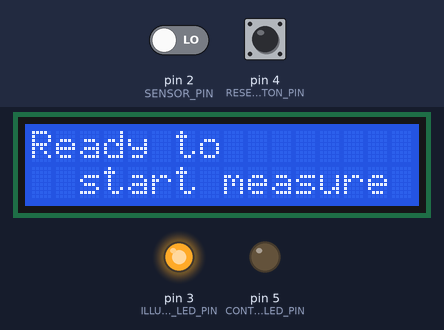
The sketch below on a simulated Arduino Uno, built with avr-gcc and run on an emulated ATmega328P. On the bench: 16×2 character LCD, output pins drawn as LEDs (lit = HIGH). The test bench sets the inputs (shaded band); at power-on: pin 2 (SENSOR_PIN) LOW, pin 4 (RESET_BUTTON_PIN) LOW. What the sketch prints to the serial monitor is not drawn.

Above: at 1.4 s.
1.5 s: pin 2 (SENSOR_PIN) driven HIGH
At 1.8 s:
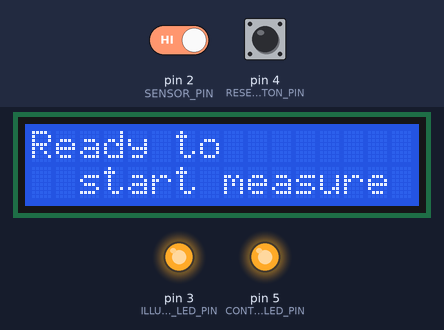
3.0 s: pin 2 (SENSOR_PIN) driven LOW
At 4.1 s:
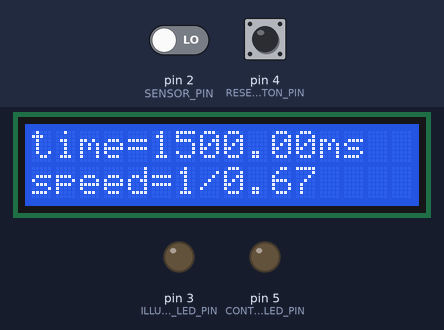
Timing chart, 0 to 6.0 s (numbered marks = the images above; inputs shaded):
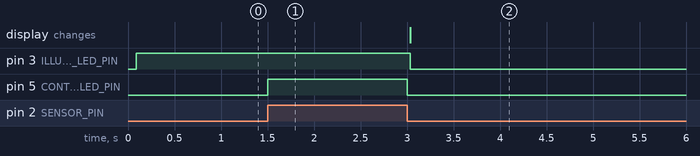

Measured:
- after the input at 1.5 s, pin 5 (CONTROL_LED_PIN): LOW → HIGH at once
- after the input at 3.0 s, pin 3 (ILLUMINATION_LED_PIN), pin 5 (CONTROL_LED_PIN): HIGH → LOW at once; the display: changes at once (image 2)

The sketch:

LCDDisplay.ino
```cpp
// (licence header left out)
#include <LiquidCrystal_I2C.h>
#include <util/atomic.h> // this library includes the ATOMIC_BLOCK macro.

//#define DEBUG
#define PERF_DEBUG

const char *version = "1.0.0";

const byte SENSOR_PIN = 2;
const byte ILLUMINATION_LED_PIN = 3;
const byte RESET_BUTTON_PIN = 4;
const byte CONTROL_LED_PIN = 5;

const byte ON = 1;
const byte OFF = 0;

// These variables are manipulated by the interrupt callback used to read the value
const byte NOTHING = 0;
const byte OPENING = 1;
const byte CLOSING = 2;
volatile byte event_type = 0;
volatile bool measure_is_open = false;
volatile unsigned long  duration = 0;

const byte READY_STATE = 0;
const byte SHUTTER_OPEN_STATE = 1;
const byte DISPLAY_STATE = 2;
byte current_state = READY_STATE;

// control LED lev (over 255)
const int control_led_level = 255;

LiquidCrystal_I2C lcd(0x3f,16,2);  // set the LCD address to 0x3f for a 16 chars and 2 lines display
                                   // the I2C address value has to be determined using an I2C scanner

void setup() {
    Serial.begin(9600);
    pinMode(SENSOR_PIN, INPUT);
    pinMode(ILLUMINATION_LED_PIN, OUTPUT);
    pinMode(RESET_BUTTON_PIN, INPUT);
    pinMode(CONTROL_LED_PIN, OUTPUT);
    attachInterrupt(digitalPinToInterrupt(SENSOR_PIN), shutter_cb,  CHANGE);
    Serial.println("Shutter speed tester");
    Serial.print("Version ");
    Serial.println(version);

    // Init LCD
    lcd.init();                      // initialize the lcd
    lcd.backlight();
    lcd.noCursor();
    lcdDisplayReady();

    // Light ON
    digitalWrite(ILLUMINATION_LED_PIN, ON);
    digitalWrite(CONTROL_LED_PIN, OFF);
    Serial.println("Ready to start measure");
    delay(200);
    event_type = NOTHING; // Clear the events induced by the light switch
    measure_is_open = true;
}

void loop() {
    if(current_state == READY_STATE) {
      if(event_type == OPENING || digitalRead(SENSOR_PIN) == ON) {
        // Entering the Shutter Open State
        // digitalWrite(CONTROL_LED_PIN, ON); // light on the control led
        analogWrite(CONTROL_LED_PIN, control_led_level);
        event_type = NOTHING; // Ok, taken into account
        current_state = SHUTTER_OPEN_STATE;
#if defined DEBUG
        Serial.println("Entering SHUTTER OPEN State");
#endif // defined DEBUG
      } else if(event_type == CLOSING) { // maybe to fast to first open
        event_type = NOTHING; // Ok, taken into account
        // Entering Display State
        enterDisplayState();
        current_state = DISPLAY_STATE;
#if defined DEBUG
        Serial.println("Entered closing while waiting");
#endif // defined DEBUG
      }
    } else if(current_state == SHUTTER_OPEN_STATE) {
      if(event_type == CLOSING) {
        event_type = NOTHING; // Ok, taken into account
        digitalWrite(CONTROL_LED_PIN, OFF); // switch off the control LED
        // Entering Display State
        enterDisplayState();
        current_state = DISPLAY_STATE;
      }
    } else if(current_state == DISPLAY_STATE) {
        byte reset_pin = digitalRead(RESET_BUTTON_PIN);
        if(reset_pin == 1) {
          // Entering Ready State
          // Light ON
          digitalWrite(ILLUMINATION_LED_PIN,ON);
          delay(200);
          event_type = NOTHING; // Clear the events induced by the light switch
          lcdDisplayReady();
          Serial.println("Ready to start measure");

          current_state = READY_STATE;
          measure_is_open = true;
        }
        if (event_type == CLOSING) {
#if defined DEBUG
           Serial.println("Closing while in display");
#endif // defined DEBUG
        }
    }

    delay(10);
}

void lcdDisplayReady() {
  lcd.clear();
  lcd.setCursor(0,0);
  lcd.print("Ready to");
  lcd.setCursor(2,1);
  lcd.print("start measure");
}

void lcdDisplayMeasure(long microsDuration) {
  float time_mili = microsDuration / 1000.0;
  float speed_val = 1000.0 / time_mili;
  lcd.clear();
  lcd.setCursor(0,0);
  lcd.print("time=");
  lcd.print(String(time_mili));
  lcd.print("ms");
  lcd.setCursor(0,1);
  lcd.print("speed=1/");
  lcd.print(String(speed_val));
}

void enterDisplayState() {
    // Display result
    lcdDisplayMeasure(duration);

    float time_mili = duration / 1000.0;
    float speed_val = 1000.0 / time_mili;
    Serial.print("Opening duration (ms) : ");
    Serial.print(time_mili);
    Serial.print(" Speed : 1/");
    Serial.print(speed_val);
    Serial.println();
    // Switch off the illumination led
    digitalWrite(ILLUMINATION_LED_PIN, OFF);

}

/*
 * Callback to measure the time where the shutter is open
 * The tricky thing is to prevent bouncing
 */
void shutter_cb() {
  static byte previous_state = OFF;
  static  unsigned long begin_time = 0;
  static unsigned long end_time = 0;
 if( measure_is_open) {
  #if defined PERF_DEBUG
  unsigned long t1 = micros();
  #endif

    ATOMIC_BLOCK(ATOMIC_RESTORESTATE) {
      byte current_state = digitalRead(SENSOR_PIN);
      if(current_state != previous_state) {
        if((current_state == ON) && (begin_time == 0) ) { // alow start measure only once
          begin_time = micros();
          event_type = OPENING;
    #if defined DEBUG
        Serial.print("Open - ");
        Serial.println(measure_is_open);
    #endif // defined DEBUG
        } else if((current_state == OFF) && (begin_time !=0) ){ // current_state==OFF but prevent close before open
          end_time = micros();
          duration = end_time - begin_time;
          // reset measurement
          begin_time = end_time = 0;
          event_type = CLOSING;
    #if defined DEBUG
        Serial.print("Close - ");
        Serial.println(measure_is_open);
    #endif // defined DEBUG
          measure_is_open = false;
        }
        previous_state = current_state;

      }
    } // ATOMIC_BLOC
    #if defined PERF_DEBUG
  unsigned long t2 = micros();
  Serial.print("callback duration (micros) : ");
  Serial.println(t2-t1);
  #endif
  } // measure_is_open

}
```
